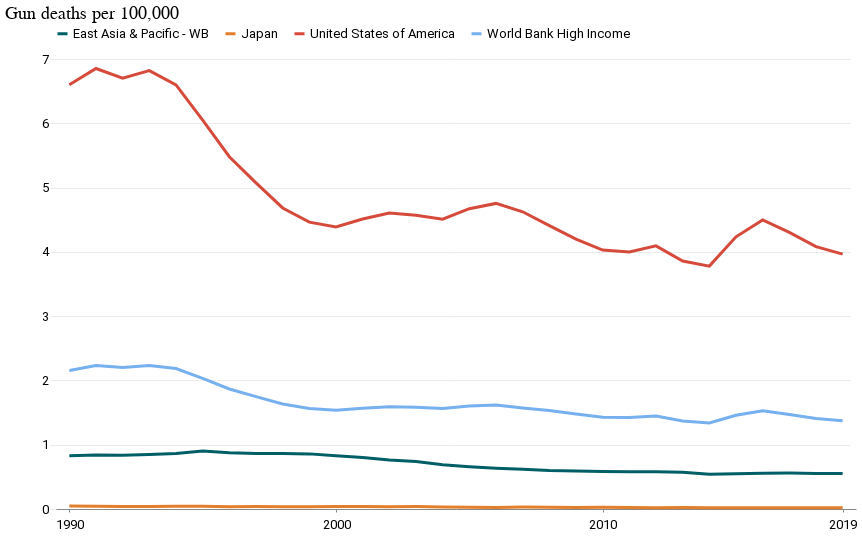

Notebook code cell kept with this figure:
### Code cell
alt.Chart(df).mark_line().encode(
    x=alt.X("year:O", axis=alt.Axis(values=[1990, 2000, 2010, 2019]), title=""),
    y=alt.Y("val", title=" ", axis=alt.Axis(tickCount=5)),
    color=alt.Color("location_name", title=""),
).properties(title="Gun deaths per 100,000").configure_legend(
    symbolType="stroke", orient="top"
)
